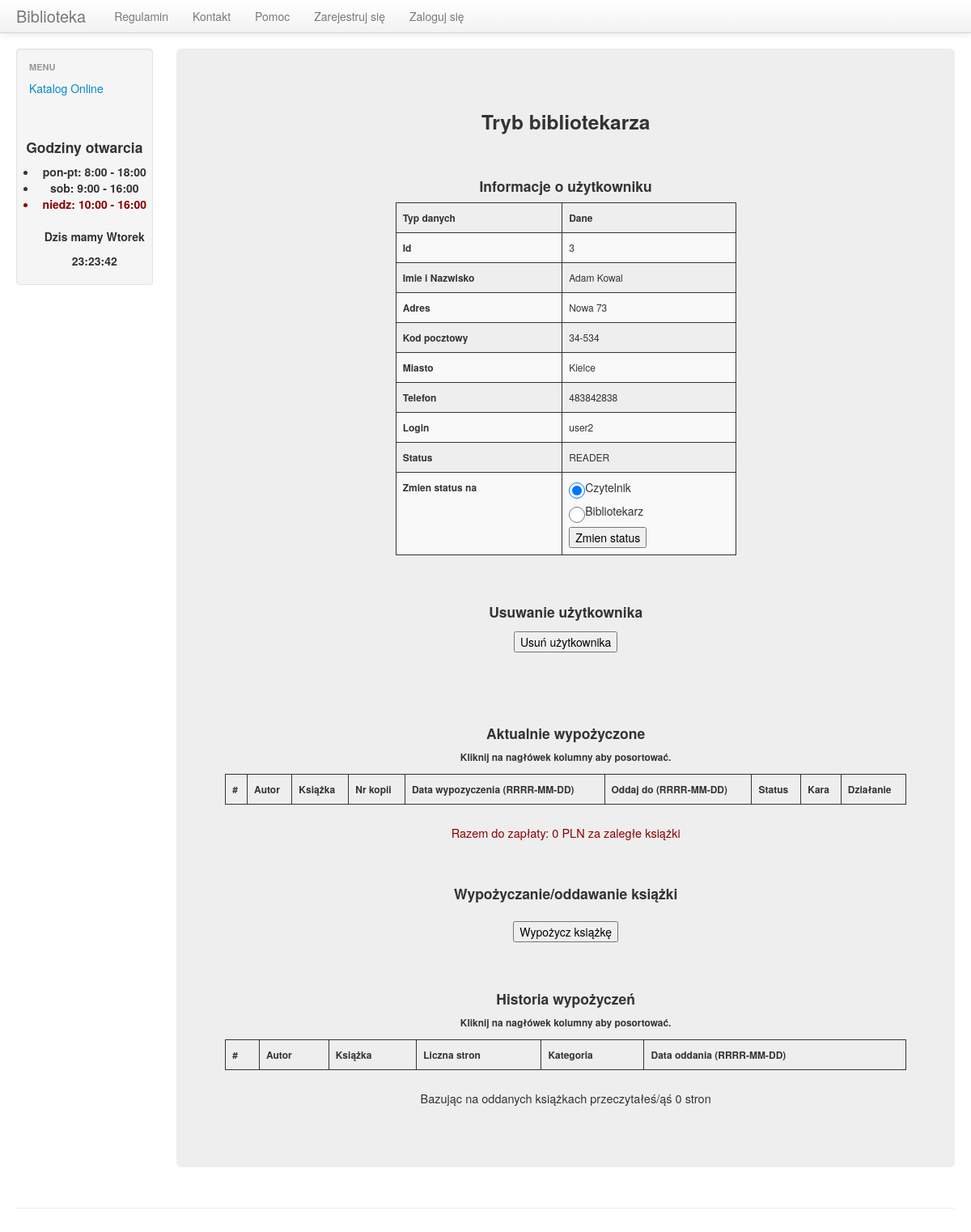
Page /lib_manage_users_menu_page_result.php?user_id=3 on the committed database.
### tables this page shows
CREATE TABLE `user` (
  `id` int(11) NOT NULL,
  `user` varchar(100) NOT NULL,
  `pass` varchar(500) NOT NULL,
  `view` varchar(100) NOT NULL,
  `name` varchar(100) NOT NULL,
  `surname` varchar(200) NOT NULL,
  `address` varchar(200) NOT NULL,
  `post_code` varchar(6) NOT NULL,
  `city` varchar(100) NOT NULL,
  `phone` varchar(29) NOT NULL
);

### lib_manage_users_menu_page_result.php (the view, shortened to what this page needs)
<?php
include("/templ_scripts/before_content_template.php");
$user_id = htmlspecialchars($_GET['user_id']);
$borrowins_query = "SELECT borrowings.id, borrowings.copy_id, borrowings.book_id, borrowings.user_id, book.author, book.title, borrowings.borrow_date, borrowings.give_date, copy.status
          FROM borrowings
          INNER JOIN copy ON borrowings.copy_id=copy.id
          INNER JOIN book ON borrowings.book_id=book.id
          WHERE borrowings.user_id=".$user_id."";
$user_info_query = "SELECT name, surname, address, post_code, city, phone, id, user, view
          FROM user
          WHERE id = {$user_id}";
$user_info_result = mysql_query($user_info_query);
$to_pay=0.0;
echo '
        <div class="span10">
            <div class="hero-unit text-center">
                <h3>Tryb bibliotekarza</h3>
                <br>
                <h4>Informacje o użytkowniku</h4>
          <form action="lib_manage_users_menu_page_change_status.php" method="POST" onsubmit="return confirm_dialog()">
        <div class="user_info_table">
          <table class="table table-striped" >
            <thead>
            <tr>
                <th>Typ danych</th>
                <th>Dane</th>
            </tr>
            </thead>
';
            while($user_info_row = mysql_fetch_row($user_info_result))
            {
echo '
              <tr>
                <td><b>Id<b></td>
          			<td>'.$user_info_row[6].' </td>
          		</tr>
          		<tr>
                <td><b>Imie i Nazwisko<b></td>
          			<td>'.$user_info_row[0].' '.$user_info_row[1].' </td>
          		</tr>
          		<tr>
                <td><b>Adres<b></td>
          			<td>'.$user_info_row[2].' </td>
          		</tr>
          		<tr>
                <td><b>Kod pocztowy<b></td>
          			<td>'.$user_info_row[3].' </td>
          		</tr>
          		<tr>
                <td><b>Miasto<b></td>
          			<td>'.$user_info_row[4].' </td>
          		</tr>
          		<tr>
                <td><b>Telefon<b></td>
          			<td>'.$user_info_row[5].' </td>
          		</tr>
              <tr>
                <td><b>Login<b></td>
                <td>'.$user_info_row[7].' </td>
              </tr>
              <tr>
                <td><b>Status<b></td>
          			<td>'.$user_info_row[8].' </td>
          		</tr>
          		<tr>
                <td><b>Zmien status na<b></td>
';
            if ($user_info_row[6]=="1") {
              echo '<td>
                      Nie mozna zmienić statusu użytkownika o id=1
                    </td>';
            }
            else
            {
              echo'<td>
                    <label><input type="radio" name="user_status" value="READER" checked="">Czytelnik</label>
                    <label><input type="radio" name="user_status" value="LIBRARIAN">Bibliotekarz</label>
                    <input type="submit" value="Zmien status">
                  </td>';
            }
echo '
          		</tr>
              </tbody>
              </table>
            </div>
            </form>
';
            };
echo'
            <br>
            <h4>Usuwanie użytkownika</h4>
';
          $borrow_counter = mysql_query($borrowins_query);
          echo '<form action="lib_manage_delete_user_result.php" method="POST" onsubmit="return confirm_dialog()">';
          if (mysql_num_rows($borrow_counter)>0) {
            echo "<p>Nie można usunąć konta które ma wypożyczoną książkę.</p>";
          }
          elseif(mysql_num_rows($borrow_counter)==0){
              echo '<input type="submit" value="Usuń użytkownika">';
          }
          echo '</form>';
echo '
              <br>
              <br>
                <h4>Aktualnie wypożyczone</h4>
                <h6>Kliknij na nagłówek kolumny aby posortować.</h6>
                <form action="lib_manage_users_menu_page_give_copy.php" method="POST" onsubmit="return confirm_dialog()">
                    <table class="table table-striped sortable text-center">
                        <thead>
                        <tr>
                            <th scope="col">#</th>
                            <th scope="col">Autor</th>
                            <th scope="col">Książka</th>
                            <th scope="col">Nr kopii</th>
                            <th scope="col">Data wypozyczenia (RRRR-MM-DD)</th>
                            <th scope="col">Oddaj do (RRRR-MM-DD)</th>
                            <th scope="col">Status</th>
                            <th scope="col">Kara</th>
                            <th scope="col">Działanie</th>
                        </tr>
                        </thead>
                        <tbody>
';
echo '
                      </tbody>
                    </table>
                    <p id="to_pay">Razem do zapłaty: '.$to_pay.' PLN za zaległe książki</p>
                    <br>
                    <h4>Wypożyczanie/oddawanie książki</h4>
';
echo '
                </form>
                <form action="lib_manage_users_menu_page_borrow_copy.php" method="POST">
                  <input type="submit" value="Wypożycz książkę">
                </form>
                    <br>
                    <h4>Historia wypożyczeń</h4>
                    <h6>Kliknij na nagłówek kolumny aby posortować.</h6>
                        <table class="table table-striped sortable text-center">
                            <thead>
                            <tr>
                                <th scope="col">#</th>
                                <th scope="col">Autor</th>
                                <th scope="col">Książka</th>
                                <th scope="col">Liczna stron</th>
                                <th scope="col">Kategoria</th>
                                <th scope="col">Data oddania (RRRR-MM-DD)</th>
                            </tr>
                            </thead>
                            <tbody>
    ';
                        $pages_counter = 0;
    echo '
                            </tbody>
                        </table>
                        <p>Bazując na oddanych książkach przeczytałeś/ąś '.$pages_counter.' stron<p>
                </div>
            </div>
    ';
include("/templ_scripts/after_content_template.php");
?>

### scripts/style.css (style rules this page uses)
body { padding-top: 60px; padding-bottom: 40px; }
h1, h2, h3, h4, h5, h6 { text-align: center; }
#to_pay { color: darkred; }
table,th,td,tr { border: 1px solid; }
.user_info_table { padding-left: 25%; width: 50%; }
input[type=radio] { width: 20px; height: 20px; }
thead { font-size: 12px; font-weight: bolder; }
.hero-unit { font-size: 14.5px; }

### rows in the picture
user: id "3", name "Adam", surname "Kowal", address "Nowa 73", post_code "34-534", city "Kielce", phone "483842838", user "user2", view "READER"

### other values in the picture
$to_pay "0"
$pages_counter "0"
